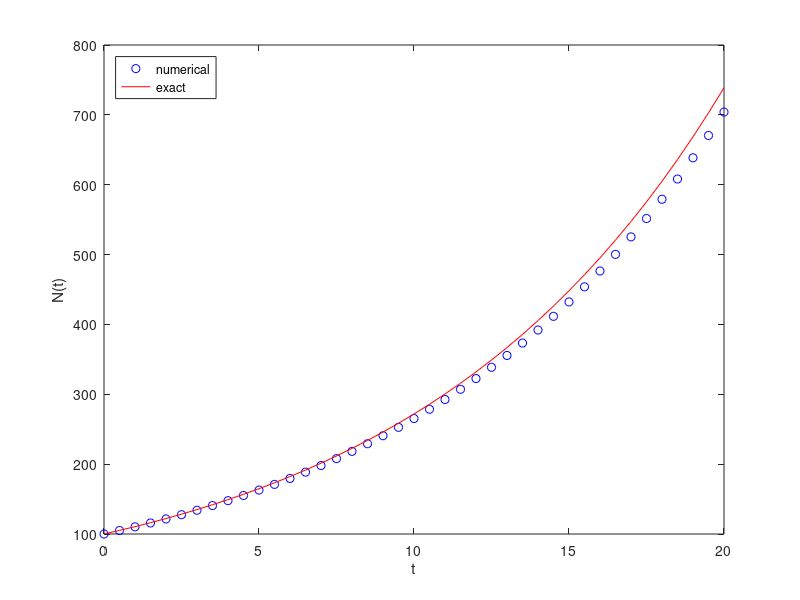
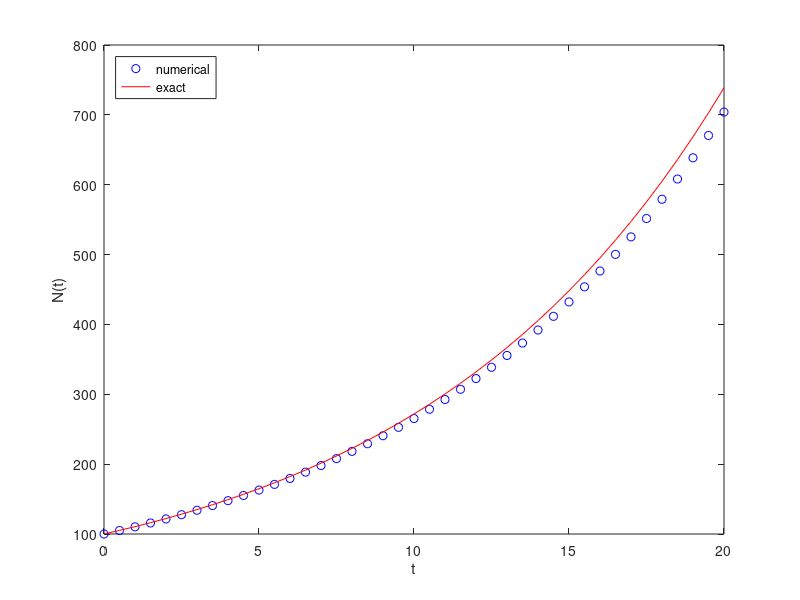

Recreate these plots in MATLAB, in order.
% N_0 = input('Give initial population size N_0: ');
% r   = input('Give net growth rate r: ');
% dt  = input('Give time step size: ');
% N_t = input('Give number of steps: ');
N_0 = 100;
r   = 0.1;
dt  = 0.5;
N_t = 40;
t = linspace(0, N_t*dt, N_t+1);
N = zeros(N_t+1, 1);

N(1) = N_0;
for n = 1:N_t
    N(n+1) = N(n) + r*dt*N(n);
end

if N_t < 70
    numerical_sol = 'bo';
else
    numerical_sol = 'b-';
end
plot(t, N, numerical_sol, t, N_0*exp(r.*t), 'r-');
xlabel('t'); ylabel('N(t)');
legend('numerical', 'exact', 'location', 'northwest');
filestem = strcat('growth1_', num2str(N_t), 'steps');
print(filestem, '-dpng'); 
print(filestem, '-dpdf');